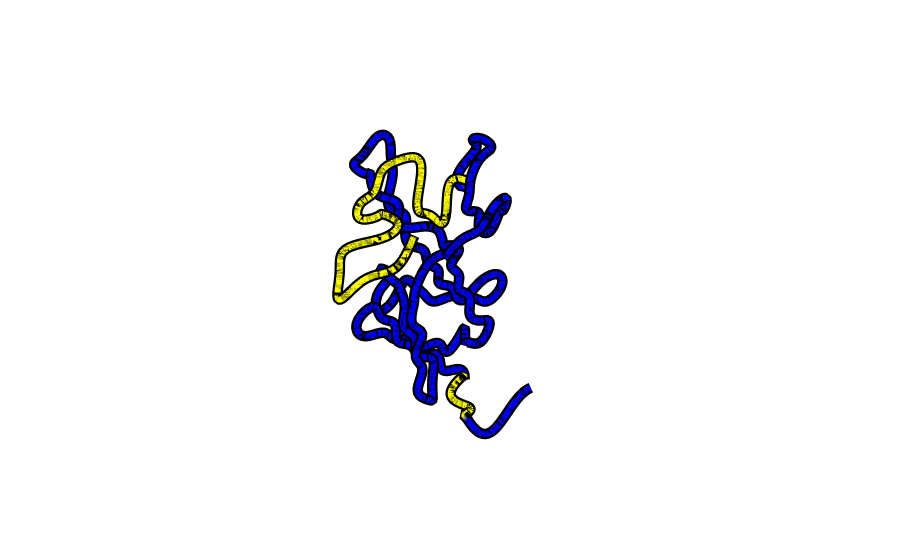

The cell this chart's notebook holds for it:
### Code cell
sec=0
x_lst, y_lst, z_lst, color_lst = CDT.smooth_me(coordssplit[sec], secondarysplit[sec], oversample=5)
structure_fig = CDT.line_plotly(x_lst, y_lst, z_lst, color_lst, outline=True)
structure_fig.update_layout(height=600)
structure_fig.show()

### Figure 1 — Plotly figure (JSON) as saved in the notebook; plotly's stock layout.template omitted (floating-point values rounded to 4 significant figures; data arrays with more than 128 entries replaced by an {"elided": "..."} marker saying what was removed)
{"data": [{"line": {"color": "black", "width": 21}, "mode": "lines", "showlegend": false, "type": "scatter3d", "x": {"elided": "790 float values"}, "y": {"elided": "790 float values"}, "z": {"elided": "790 float values"}}, {"line": {"color": {"elided": "790 str values"}, "width": 12}, "mode": "lines", "showlegend": false, "type": "scatter3d", "x": {"elided": "790 float values"}, "y": {"elided": "790 float values"}, "z": {"elided": "790 float values"}}], "layout": {"autosize": true, "margin": {"b": 0, "l": 0, "r": 0, "t": 0}, "scene": {"aspectmode": "manual", "aspectratio": {"x": 1, "y": 1, "z": 1}, "camera": {"center": {"x": 0, "y": 0, "z": 0}, "eye": {"x": 1.517, "y": 1.517, "z": 1.517}, "projection": {"type": "perspective"}, "up": {"x": -0.1455, "y": 0.171, "z": 0.9745}}, "xaxis": {"gridcolor": "white", "nticks": 0, "showbackground": false, "showticklabels": false, "title": {"text": ""}, "type": "linear", "zerolinecolor": "white"}, "yaxis": {"gridcolor": "white", "nticks": 0, "showbackground": false, "showticklabels": false, "title": {"text": ""}, "type": "linear", "zerolinecolor": "white"}, "zaxis": {"gridcolor": "white", "nticks": 0, "showbackground": false, "showticklabels": false, "title": {"text": ""}, "type": "linear", "zerolinecolor": "white"}}, "showlegend": false}}
